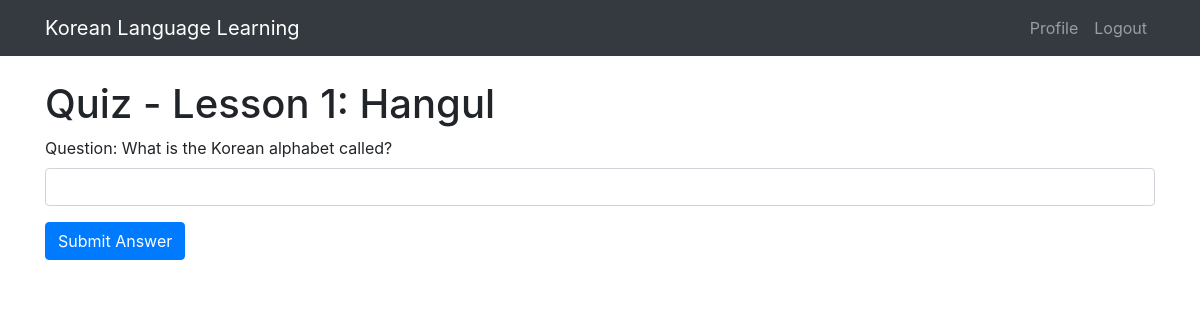
The page /quiz/1 (signed in) on the database its author committed.
### models.py (models this page shows)
class Lesson(db.Model):
    id = db.Column(db.Integer, primary_key=True)
    title = db.Column(db.String(100), nullable=False)
    content = db.Column(db.Text, nullable=False)

class Quiz(db.Model):
    id = db.Column(db.Integer, primary_key=True)
    lesson_id = db.Column(db.Integer, db.ForeignKey('lesson.id'), nullable=False)
    question = db.Column(db.String(255), nullable=False)
    answer = db.Column(db.String(255), nullable=False)
    lesson = db.relationship('Lesson', backref=db.backref('quizzes', lazy=True))

### app.py (the view, shortened to what this page needs)
@app.route('/quiz/<int:lesson_id>', methods=['GET', 'POST'])
@login_required
def quiz(lesson_id):
    quiz = Quiz.query.filter_by(lesson_id=lesson_id).first()
    return render_template('quiz.html', quiz=quiz)

### app.py (called while the page is built)
@login_manager.user_loader
def load_user(user_id):
    return User.query.get(int(user_id))

### templates/quiz.html (shortened to what this page needs)
{% extends "base.html" %}
{% block content %}
    <h1>Quiz - {{ quiz.lesson.title }}</h1>
    <form method="POST">
        <div class="form-group">
            <label for="answer">Question: {{ quiz.question }}</label>
            <input type="text" class="form-control" id="answer" name="answer" required>
        </div>
        <button type="submit" class="btn btn-primary">Submit Answer</button>
    </form>
{% endblock %}

### templates/base.html (style rules this page uses)
body { margin-top: 80px; }

### rows shown on the page
Lesson: lesson "Lesson 1: Hangul"
Quiz: question "What is the Korean alphabet called?"
